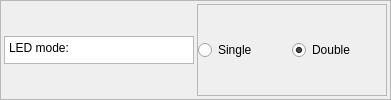
               <widget class="QFrame" name="frame_3">
                <property name="frameShape">
                 <enum>QFrame::StyledPanel</enum>
                </property>
                <property name="frameShadow">
                 <enum>QFrame::Raised</enum>
                </property>
                <layout class="QHBoxLayout" name="horizontalLayout_2" stretch="1,1">
                 <property name="spacing">
                  <number>3</number>
                 </property>
                 <property name="margin">
                  <number>3</number>
                 </property>
                 <item>
                  <widget class="QPlainTextEdit" name="plainTextEdit_3">
                   <property name="minimumSize">
                    <size>
                     <width>180</width>
                     <height>28</height>
                    </size>
                   </property>
                   <property name="maximumSize">
                    <size>
                     <width>16777215</width>
                     <height>28</height>
                    </size>
                   </property>
                   <property name="plainText">
                    <string>LED mode:</string>
                   </property>
                  </widget>
                 </item>
                 <item>
                  <widget class="QFrame" name="frame_4">
                   <property name="frameShape">
                    <enum>QFrame::StyledPanel</enum>
                   </property>
                   <property name="frameShadow">
                    <enum>QFrame::Raised</enum>
                   </property>
                   <layout class="QHBoxLayout" name="horizontalLayout_3">
                    <property name="spacing">
                     <number>0</number>
                    </property>
                    <property name="margin">
                     <number>0</number>
                    </property>
                    <item>
                     <widget class="QRadioButton" name="rb_led_single">
                      <property name="text">
                       <string>Single</string>
                      </property>
                      <property name="checked">
                       <bool>false</bool>
                      </property>
                      <attribute name="buttonGroup">
                       <string notr="true">buttonGroup</string>
                      </attribute>
                     </widget>
                    </item>
                    <item>
                     <widget class="QRadioButton" name="rb_led_double">
                      <property name="text">
                       <string>Double</string>
                      </property>
                      <property name="checked">
                       <bool>true</bool>
                      </property>
                      <attribute name="buttonGroup">
                       <string notr="true">buttonGroup</string>
                      </attribute>
                     </widget>
                    </item>
                   </layout>
                  </widget>
                 </item>
                </layout>
               </widget>
